Frame 1 (no input): blank canvas, image omitted
Frame 60 (the mouse pressed at the canvas centre just before this capture): blank canvas, image omitted
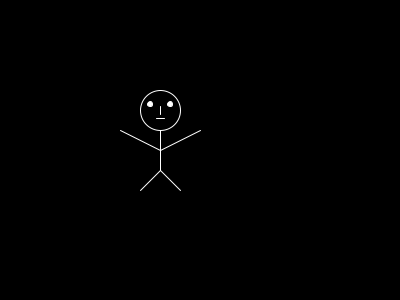
Frame 120 (the mouse held since frame 60 and released just before this capture)

The Processing sketch whose frames 1 and 60 were blank and that drew this single picture after the mouse press (run headless with seeded random() and noise(); from frame 60 on, the mouse is pressed at the canvas centre):

// Processing sketch: compositeAnimation
// ── compositeAnimation.pde
final float HEAD_SIZE = 40;

void setup() {
  size(400, 300);
  background(0);
}

void draw() {
  background(0);
  stroke(255);
  fill(0);
  
  //torso
  line(mouseX - HEAD_SIZE, mouseY - HEAD_SIZE, mouseX - HEAD_SIZE, mouseY + 0.5*HEAD_SIZE);
  
  //legs
  line(mouseX - HEAD_SIZE, mouseY + 0.5*HEAD_SIZE, mouseX - 1.5*HEAD_SIZE, mouseY + HEAD_SIZE);  
  line(mouseX - HEAD_SIZE, mouseY - HEAD_SIZE + 1.5*HEAD_SIZE, mouseX - HEAD_SIZE + 0.5*HEAD_SIZE, mouseY - HEAD_SIZE+2*HEAD_SIZE);
  
  //hands
  line(mouseX - HEAD_SIZE, mouseY - HEAD_SIZE + HEAD_SIZE, mouseX - HEAD_SIZE - HEAD_SIZE, mouseY - HEAD_SIZE+0.5*HEAD_SIZE);
  line(mouseX - HEAD_SIZE, mouseY - HEAD_SIZE + HEAD_SIZE, mouseX - HEAD_SIZE + HEAD_SIZE, mouseY - HEAD_SIZE+0.5*HEAD_SIZE);
  
  //head
  ellipse(mouseX - HEAD_SIZE, mouseY - HEAD_SIZE, HEAD_SIZE, HEAD_SIZE);
  
  //eyes
  fill(255);
  ellipse(mouseX - HEAD_SIZE - 0.25*HEAD_SIZE, mouseY - HEAD_SIZE - 0.15*HEAD_SIZE, 5, 5);
  ellipse(mouseX - HEAD_SIZE + 0.25*HEAD_SIZE, mouseY - HEAD_SIZE - 0.15*HEAD_SIZE, 5, 5);
  
  //nose
  line(mouseX - HEAD_SIZE, mouseY - HEAD_SIZE - 0.1*HEAD_SIZE, mouseX - HEAD_SIZE, mouseY - HEAD_SIZE + 0.1*HEAD_SIZE);
  
  //mouth
  line(mouseX - 1.1*HEAD_SIZE, mouseY - 0.8*HEAD_SIZE, mouseX - 0.9*HEAD_SIZE, mouseY - 0.8*HEAD_SIZE);
}
